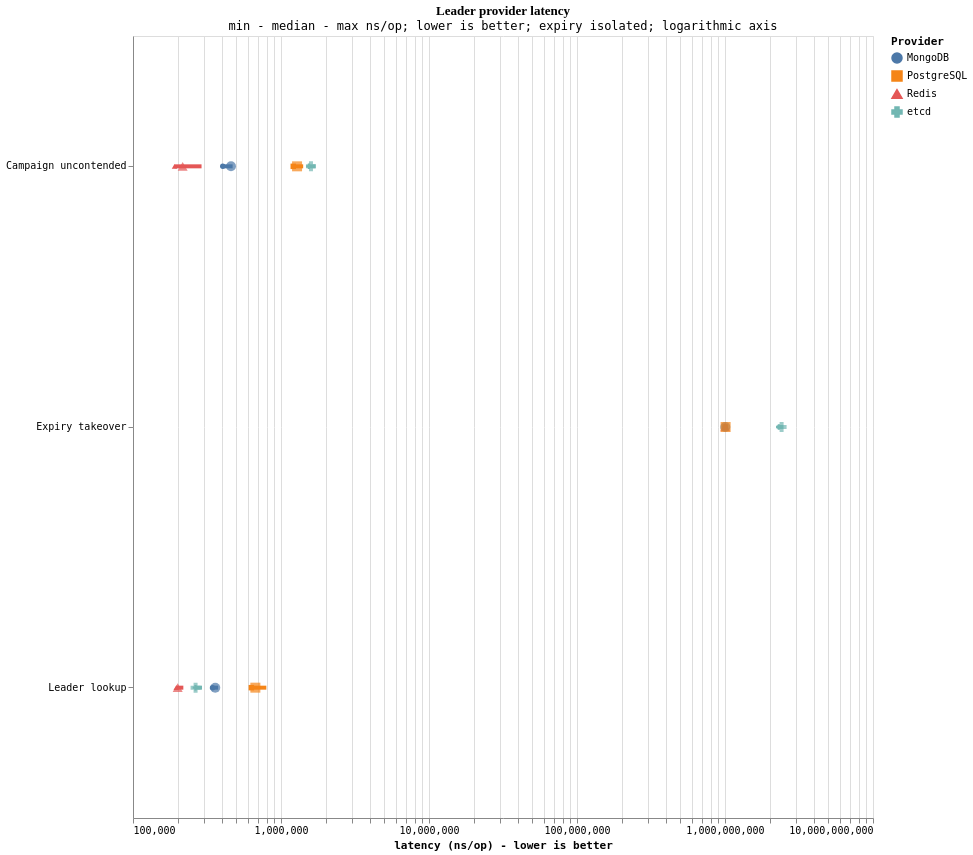

This figure's Vega-Lite source:
### Vega-Lite specification from a JSON file in a GitHub repository (floating-point values rounded to 4 significant figures)
{"$schema": "https://vega.github.io/schema/vega-lite/v5.json", "title": {"text": "Leader provider latency", "subtitle": "min - median - max ns/op; lower is better; expiry isolated; logarithmic axis"}, "width": 740, "height": 782, "data": {"values": [{"provider": "Redis", "scenario": "Campaign uncontended", "panel": "Ordinary operations", "min": 190816, "median": 216540, "max": 290483, "samples": 3}, {"provider": "Redis", "scenario": "Leader lookup", "panel": "Ordinary operations", "min": 195957, "median": 200461, "max": 218819, "samples": 3}, {"provider": "Redis", "scenario": "Expiry takeover", "panel": "Deadline-driven takeover", "min": 1003667833, "median": 1003794167, "max": 1004129834, "samples": 3}, {"provider": "MongoDB", "scenario": "Campaign uncontended", "panel": "Ordinary operations", "min": 404206, "median": 459392, "max": 471041, "samples": 3}, {"provider": "MongoDB", "scenario": "Leader lookup", "panel": "Ordinary operations", "min": 344718, "median": 359559, "max": 375961, "samples": 3}, {"provider": "MongoDB", "scenario": "Expiry takeover", "panel": "Deadline-driven takeover", "min": 1004265500, "median": 1004615875, "max": 1005918666, "samples": 3}, {"provider": "PostgreSQL", "scenario": "Campaign uncontended", "panel": "Ordinary operations", "min": 1210161, "median": 1283622, "max": 1412053, "samples": 3}, {"provider": "PostgreSQL", "scenario": "Leader lookup", "panel": "Ordinary operations", "min": 630396, "median": 671169, "max": 795888, "samples": 3}, {"provider": "PostgreSQL", "scenario": "Expiry takeover", "panel": "Deadline-driven takeover", "min": 1003316750, "median": 1009579083, "max": 1009747583, "samples": 3}, {"provider": "etcd", "scenario": "Campaign uncontended", "panel": "Ordinary operations", "min": 1542994, "median": 1594134, "max": 1710007, "samples": 3}, {"provider": "etcd", "scenario": "Leader lookup", "panel": "Ordinary operations", "min": 264132, "median": 264733, "max": 292700, "samples": 3}, {"provider": "etcd", "scenario": "Expiry takeover", "panel": "Deadline-driven takeover", "min": 2310334667, "median": 2411907125, "max": 2486465959, "samples": 3}]}, "encoding": {"y": {"field": "scenario", "type": "nominal", "title": null}, "color": {"field": "provider", "type": "nominal", "title": "Provider"}, "shape": {"field": "provider", "type": "nominal", "title": "Provider"}, "row": {"field": "panel", "type": "nominal", "title": null}}, "layer": [{"mark": {"type": "rule", "strokeWidth": 4}, "encoding": {"x": {"field": "min", "type": "quantitative", "title": "latency (ns/op) - lower is better", "scale": {"type": "log", "zero": false}}, "x2": {"field": "max"}}}, {"mark": {"type": "point", "filled": true, "size": 100}, "encoding": {"x": {"field": "median", "type": "quantitative", "scale": {"type": "log", "zero": false}}}}], "config": {"font": "Comic Mono, SFMono-Regular, Consolas, monospace", "title": {"font": "Architects Daughter, Comic Sans MS, cursive"}, "background": "#FFFFFF"}}
